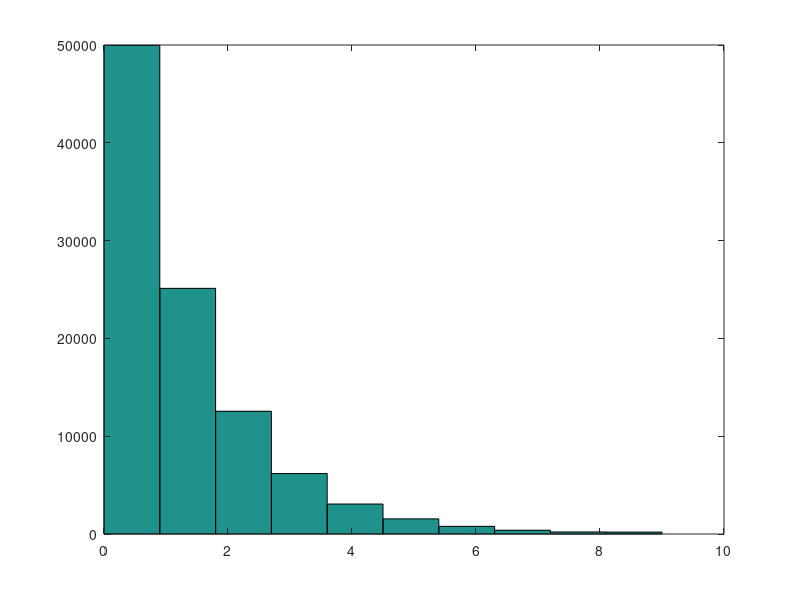

The MATLAB source for this figure:
close all;
clear all;
clc;
 
SEQ = randsrc(1,10^5,[0 1 2 3 4 5 6 7 8 9;2^-1 2^-2 2^-3 2^-4 2^-5 2^-6 2^-7 2^-8 2^-9 2^-9]);
SEQ = sort(SEQ);
 
H=hist(SEQ)/100000; 
hist(SEQ);
disp('Actual Probabilities are:');
disp(0:9);
disp(SEQ);
 
% By Huffmann coding the codes are generated
C=zeros(10,9);
for i = 1:9
    C(i,:)=[ones(1,(i-1)) 0 9*ones(1,(9-i))];
end
C(10,:)=ones(1,9);
 
disp('The codes are');
for i=1:9
    disp([(i-1) ones(1,(i-1)) 0]);
end
disp([9 ones(1,9)]);
 
% the input number sequence is accepted
m=input('\nEnter the number whose digits are to be encoded >> ');
len=0;
while m>0
    M(len+1)=mod(m,10);
    m=floor(m/10);
    len=len+1;
end
M=fliplr(M);
 
input('');
clc;
 
disp('The message sequence:');
disp(M);
 
% the code sequence
encode=9;
for i=1:len
    for j=1:9
        if(C((M(i)+1),j)~=9)
            encode=[encode C((M(i)+1),j)];
        end
    end
end
encode=encode(2:end);
 
disp('The code sequence:');
disp(encode);
 
% adding awgn noise to the encoded sequence
noise=awgn(encode,.5);
 
% converting the resultant sequence back to binary sequence
for i=1:length(encode)
    if noise(i)>0.5
        encode2(1,i)=1;
    else
        encode2(1,i)=0;
    end
end
disp('The noisy sequence:');
disp(encode2);
 
% decoding the encoded bit stream
i=0;
dCode=0;
for j=1:length(encode)
    if(encode(j)==1)
        i=i+1;
    else
        dCode=[dCode i];
        i=0;
    end
    if(i==9)
        dCode=[dCode i];
        i=0;
    end
end
dCode=dCode(2:end);
 
disp('The decoded sequence:');
disp(dCode);
 
% decoding the noisy encoded bit stream
i=0;
dCode2=0;
for j=1:length(encode2)
    if(encode2(j)==1)
        i=i+1;
    else
        dCode2=[dCode2 i];
        i=0;
    end
    if(i==9)
        dCode2=[dCode2 i];
        i=0;
    end
end
dCode2=dCode2(2:end);
 
disp('The decoded sequence from the noisy bit stream:');
disp(dCode2);

